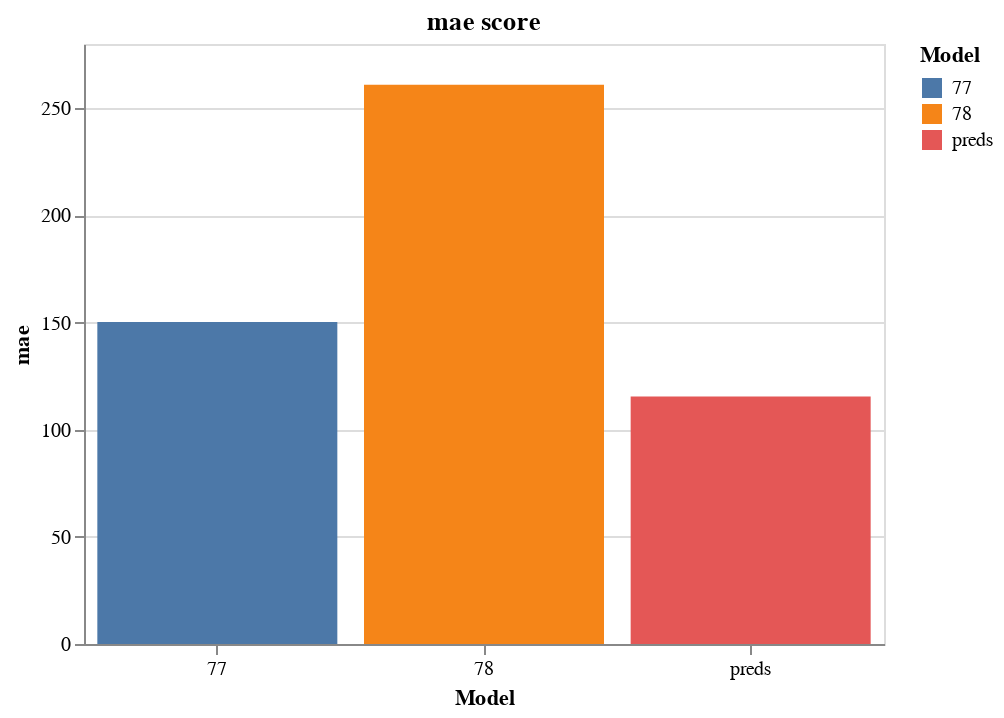

Notebook code cell kept with this figure:
### Markdown cell above
To plot a bar chart:

### Code cell
score.plot_mae()

### Figure 1 — Vega-Lite specification as saved in the notebook (floating-point values rounded to 4 significant figures)
{"config": {"view": {"continuousWidth": 300, "continuousHeight": 300}}, "data": {"name": "data-ddeeef50e629819b6f6a1172c1810ae6"}, "mark": {"type": "bar"}, "encoding": {"color": {"field": "id", "legend": {"title": "Model"}, "type": "nominal"}, "x": {"axis": {"labelAngle": 360}, "field": "id", "title": "Model", "type": "nominal"}, "y": {"field": "mae", "title": "mae", "type": "quantitative"}}, "height": 300, "title": "mae score", "width": 400, "$schema": "https://vega.github.io/schema/vega-lite/v5.17.0.json", "datasets": {"data-ddeeef50e629819b6f6a1172c1810ae6": [{"id": "preds", "mae": 115.5, "mse": 39550.0, "crps": 123.2, "log_score": -11.88}, {"id": "77", "mae": 150.2, "mse": 69990.0, "crps": 157.7, "log_score": -7.153}, {"id": "78", "mae": 261.0, "mse": 166300.0, "crps": 194.4, "log_score": -7.186}]}}
